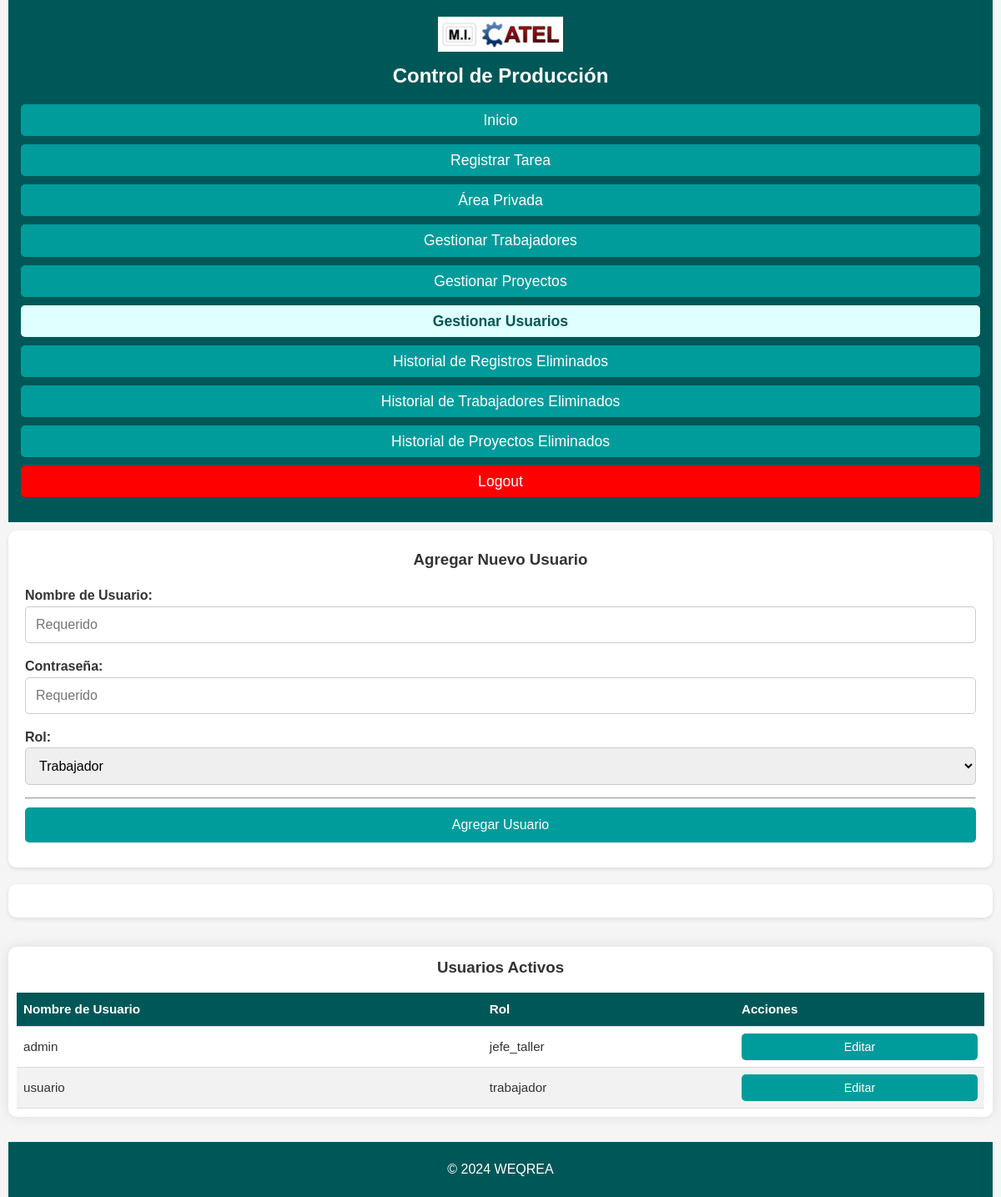
Page /gestionar_usuarios (signed in) on the committed database.
### app/models.py (models this page shows)
class Usuario(db.Model):
    __tablename__ = 'usuarios'
    ID_usuario = db.Column(db.Integer, primary_key=True, autoincrement=True)
    nombre_usuario = db.Column(db.String, unique=True, nullable=False)
    password = db.Column(db.String, nullable=False)
    rol = db.Column(db.String, nullable=False)  # 'jefe_taller' o 'trabajador'

### app/routes.py (the view, shortened to what this page needs)
    @app.route('/gestionar_usuarios', methods=['GET', 'POST'])
    @login_required
    @jefe_taller_required  # Solo el Jefe de Taller puede acceder
    def gestionar_usuarios():
        usuarios = Usuario.query.all()
        return render_template('gestionar_usuarios.html', usuarios=usuarios)

### app/routes.py (called while the page is built)
def login_required(f):
    @wraps(f)
    def decorated_function(*args, **kwargs):
        if 'usuario_id' not in session:
            flash('Debes iniciar sesión para acceder a esta página.', 'error')
            return redirect(url_for('login'))
        return f(*args, **kwargs)
    return decorated_function

def jefe_taller_required(f):
    @wraps(f)
    def decorated_function(*args, **kwargs):
        if 'rol' not in session or session['rol'] != 'jefe_taller':
            flash('No tienes permisos para acceder a esta página.', 'error')
            return redirect(url_for('home'))
        return f(*args, **kwargs)
    return decorated_function

### run.py (called while the page is built)
@app.before_request
def make_session_permanent():
    session.permanent = True

@app.after_request
def add_security_headers(response: Response):
    response.headers['X-Content-Type-Options'] = 'nosniff'
    return response

### app/templates/gestionar_usuarios.html (shortened to what this page needs)
{% extends 'base.html' %}
{% block content %}
<div class="visor_registros">
    <div class="filter">
        <div class="filter-container">
            <h3>Agregar Nuevo Usuario</h3>
            <form method="POST" action="{{ url_for('gestionar_usuarios') }}">
                <div>
                    <label for="nombre_usuario">Nombre de Usuario:</label>
                    <input type="text" id="nombre_usuario" name="nombre_usuario" placeholder="Requerido" required>
                </div>
                <div>
                    <label for="password">Contraseña:</label>
                    <input type="password" id="password" name="password" placeholder="Requerido" required>
                </div>
                <div>
                    <label for="rol">Rol:</label>
                    <select id="rol" name="rol">
                        <option value="trabajador">Trabajador</option>
                    </select>
                </div>
                <hr>
                <button type="submit">Agregar Usuario</button>
            </form>
        </div>
        <div class="filter-result">
        </div>
    </div>
    <div class="table-container">
        <h3>Usuarios Activos</h3>
        <table>
            <thead>
                <tr>
                    <th>Nombre de Usuario</th>
                    <th>Rol</th>
                    <th>Acciones</th>
                </tr>
            </thead>
            <tbody>
                {% for usuario in usuarios %}
                <tr>
                    <td>{{ usuario.nombre_usuario }}</td>
                    <td>{{ usuario.rol }}</td>
                    <td>
                        <form class="edit-button" action="{{ url_for('editar_usuario', id=usuario.ID_usuario) }}" method="get">
                            <button type="submit">Editar</button>
                        </form>
                    </td>
                </tr>
                {% endfor %}
            </tbody>
        </table>
    </div>
</div>
{% endblock %}

### app/static/css/styles.css (style rules this page uses)
* { margin: 0; padding: 0; box-sizing: border-box; }
body { font-family: 'Arial', sans-serif; background-color: #f5f5f5; color: #333; line-height: 1.6; padding: 0 10px; }
h1, h2, h3 { margin-bottom: 15px; color: #333; text-align: center; }
hr { margin-bottom: 10px; }
.filter { display: flex; justify-content: space-between; width: 100%; padding: 0px; box-sizing: border-box; }
.filter-container, .filter-result { width: 49%; padding: 20px; background-color: white; box-shadow: 0 2px 5px rgba(0, 0, 0, 0.1); box-sizing: border-box; border-radius: 10px; }
.filter-container form { display: flex; flex-direction: column; }
.filter-container div { margin-bottom: 15px; }
.filter-container label { font-weight: bold; margin-bottom: 5px; }
.filter-container input, .filter-container select { width: 100%; padding: 8px; border: 1px solid #ccc; border-radius: 5px; }
.filter-container button { width: 100%; padding: 10px; background-color: #009B9B; color: white; border: none; font-size: 1rem; cursor: pointer; border-radius: 5px; transition: background-color 0.1s ease; margin-bottom: 10px; }
.table-container { width: 100%; overflow-x: auto; margin-top: 20px; background-color: white; padding: 20px; border-radius: 10px; box-shadow: 0 0 15px rgba(0, 0, 0, 0.1); }
.table-container table { width: 100%; border-collapse: collapse; background-color: white; border-radius: 10px; }
.table-container th, .table-container td { padding: 5px; text-align: left; border-bottom: 1px solid #ddd; }
.table-container th { background-color: #005757; color: white; font-weight: bold; }
.table-container td { color: #333; }
.table-container tr:nth-child(even) { background-color: #f2f2f2; }
.table-container tr:nth-child(odd) { background-color: #ffffff; }
.table-container button { width: 100%; padding: 5px; background-color: #009B9B; color: white; border: none; font-size: 1rem; cursor: pointer; border-radius: 5px; transition: background-color 0.1s ease; margin-bottom: 0px; }
@media (max-width: 1200px) { .filter { flex-direction: column; } }
@media (max-width: 1200px) { .filter-container, .filter-result { width: 100%; margin-bottom: 20px; } }
@media (max-width: 1200px) { .form-container, .table-container { padding: 15px; } }
@media (max-width: 1200px) { .form-container button, .filter-container button { font-size: 1rem; padding: 12px; } }
@media (max-width: 1200px) { .form-container input, .filter-container input, .form-container select, .filter-container select, .form-container textarea { padding: 12px; font-size: 1rem; } }
@media (max-width: 1200px) { .table-container { margin-top: 15px; padding: 10px; } }
@media (max-width: 1200px) { .table-container th, .table-container td { padding: 8px; font-size: 0.95rem; } }
@media (max-width: 1200px) { .table-container button { font-size: 0.9rem; padding: 8px; } }

### rows in the picture
Usuario: nombre_usuario "admin", rol "jefe_taller"
Usuario: nombre_usuario "usuario", rol "trabajador"
